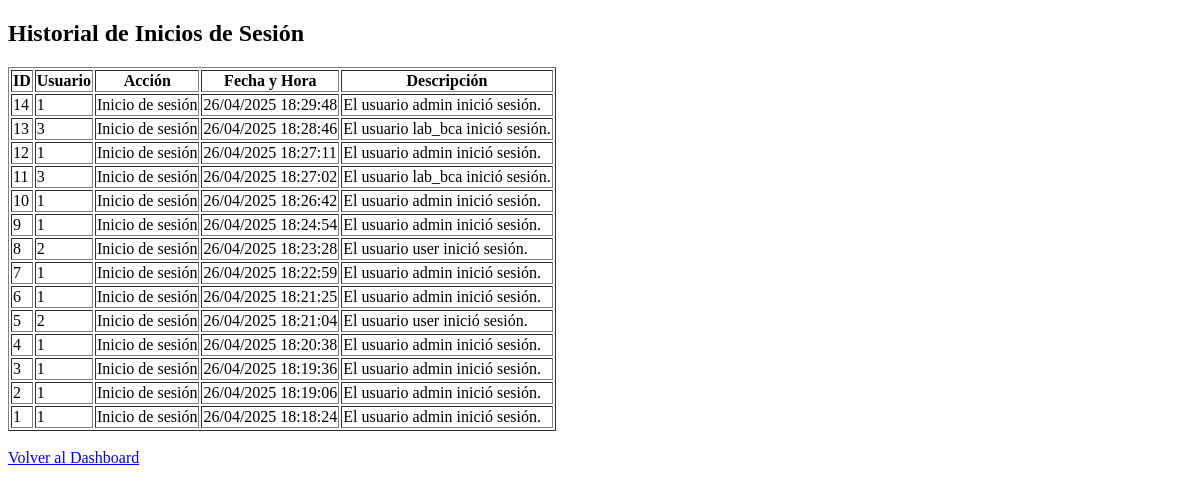
The app's page /trazabilidad (signed in), older data.
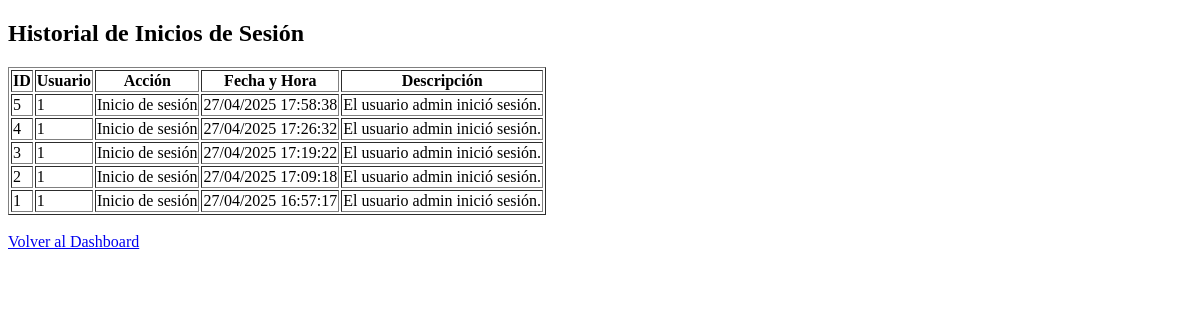
The same page, newer data.
### app/models.py (models this page shows)
class Trazabilidad(db.Model):
    id = db.Column(db.Integer, primary_key=True)
    user_id = db.Column(db.Integer, nullable=False)  # quién hizo la acción
    accion = db.Column(db.String(100), nullable=False)  # qué hizo ('Inicio de sesión', etc.)
    descripcion = db.Column(db.String(250))  # detalle
    fecha_hora = db.Column(db.DateTime, default=db.func.now())  # cuándo fue

### app/app.py (the view)
@app.route('/trazabilidad')
def ver_trazabilidad():
    if 'role' not in session or session['role'] != 'administrador':
        return "Acceso denegado. No tienes permisos para ver esta página.", 403
    trazas = Trazabilidad.query.filter_by(accion='Inicio de sesión').order_by(Trazabilidad.fecha_hora.desc()).all()
    return render_template('trazabilidad.html', trazas=trazas)

### app/templates/trazabilidad.html (shortened to what this page needs)
<!DOCTYPE html>
<html lang="es">
<head>
</head>
<body>
    <h2>Historial de Inicios de Sesión</h2>
    <table border="1">
        <tr>
            <th>ID</th>
            <th>Usuario</th>
            <th>Acción</th>
            <th>Fecha y Hora</th>
            <th>Descripción</th>
        </tr>
        {% for traza in trazas %}
        <tr>
            <td>{{ traza.id }}</td>
            <td>{{ traza.user_id }}</td>
            <td>{{ traza.accion }}</td>
            <td>{{ traza.fecha_hora.strftime("%d/%m/%Y %H:%M:%S") }}</td>
            <td>{{ traza.descripcion }}</td>
        </tr>
        {% endfor %}
    </table>
    <br>
    <a href="/dashboard">Volver al Dashboard</a>
</body>
</html>

Row changes from the older to the newer data that the page shows:
removed Trazabilidad: id "14", user_id "1", accion "Inicio de sesión", fecha_hora "26/04/2025 18:29:48", descripcion "El usuario admin inició sesión."
removed Trazabilidad: id "13", user_id "3", accion "Inicio de sesión", fecha_hora "26/04/2025 18:28:46", descripcion "El usuario lab_bca inició sesión."
removed Trazabilidad: id "12", user_id "1", accion "Inicio de sesión", fecha_hora "26/04/2025 18:27:11", descripcion "El usuario admin inició sesión."
removed Trazabilidad: id "11", user_id "3", accion "Inicio de sesión", fecha_hora "26/04/2025 18:27:02", descripcion "El usuario lab_bca inició sesión."
removed Trazabilidad: id "10", user_id "1", accion "Inicio de sesión", fecha_hora "26/04/2025 18:26:42", descripcion "El usuario admin inició sesión."
removed Trazabilidad: id "9", user_id "1", accion "Inicio de sesión", fecha_hora "26/04/2025 18:24:54", descripcion "El usuario admin inició sesión."
removed Trazabilidad: id "8", user_id "2", accion "Inicio de sesión", fecha_hora "26/04/2025 18:23:28", descripcion "El usuario user inició sesión."
removed Trazabilidad: id "7", user_id "1", accion "Inicio de sesión", fecha_hora "26/04/2025 18:22:59", descripcion "El usuario admin inició sesión."
removed Trazabilidad: id "6", user_id "1", accion "Inicio de sesión", fecha_hora "26/04/2025 18:21:25", descripcion "El usuario admin inició sesión."
changed Trazabilidad id 5: user_id "2" → "1"; fecha_hora "26/04/2025 18:21:04" → "27/04/2025 17:58:38"; descripcion "El usuario user inició sesión." → "El usuario admin inició sesión."
changed Trazabilidad id 4: fecha_hora "26/04/2025 18:20:38" → "27/04/2025 17:26:32"
changed Trazabilidad id 3: fecha_hora "26/04/2025 18:19:36" → "27/04/2025 17:19:22"
changed Trazabilidad id 2: fecha_hora "26/04/2025 18:19:06" → "27/04/2025 17:09:18"
changed Trazabilidad id 1: fecha_hora "26/04/2025 18:18:24" → "27/04/2025 16:57:17"
